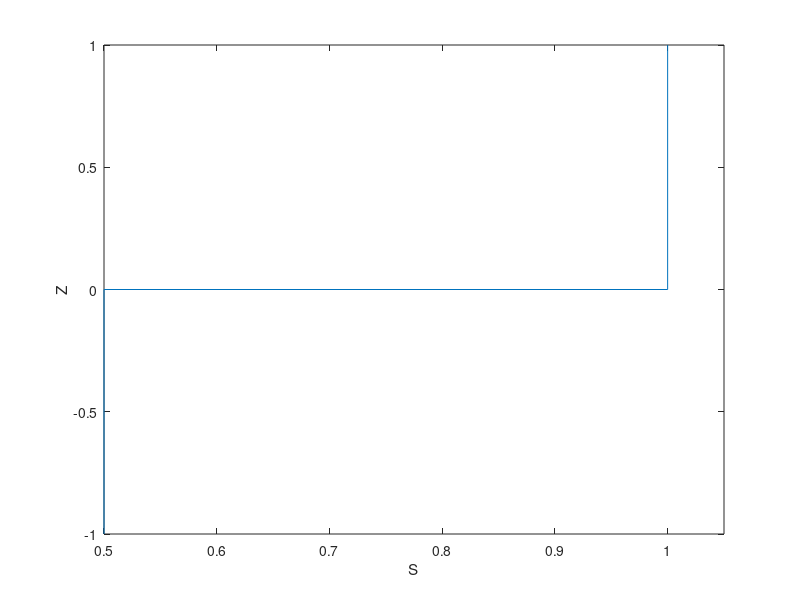

Write MATLAB code to recreate this figure. (Note: this script raises an error after producing the figure.)
ul=0.5
ur=1.0
figure(3)
plot([ul,ul,ur,ur],[-1.0 0.0 0.0 1.0])
hold on
xlabel('S')
ylabel('Z')
axis([ul , ur + (ur - ul)/10.0, -1.0, 1.0])
ttl = sprintf('VGM n=%1.2f Solution at t=%3.4f',n,0.0)
title(ttl);
file= sprintf('u%03i.jpg',i)
print('-djpeg',file)
for i=0:20
    t = i*10.0
    hold off
    [xi u]=osherSol(ul,ur,-1.0/t,1.0/t)
    figure(3)
    plot(u,xi*t)
    hold on
    xlabel('S')
    ylabel('Z')
    axis([ul , ur + (ur - ul)/10.0, -1.0, 1.0])
    ttl = sprintf('VGM n=%1.2f Solution at t=%3.4f',n,t)
    title(ttl);
    file= sprintf('u%03i.jpg',i)
    print('-djpeg',file)
end
